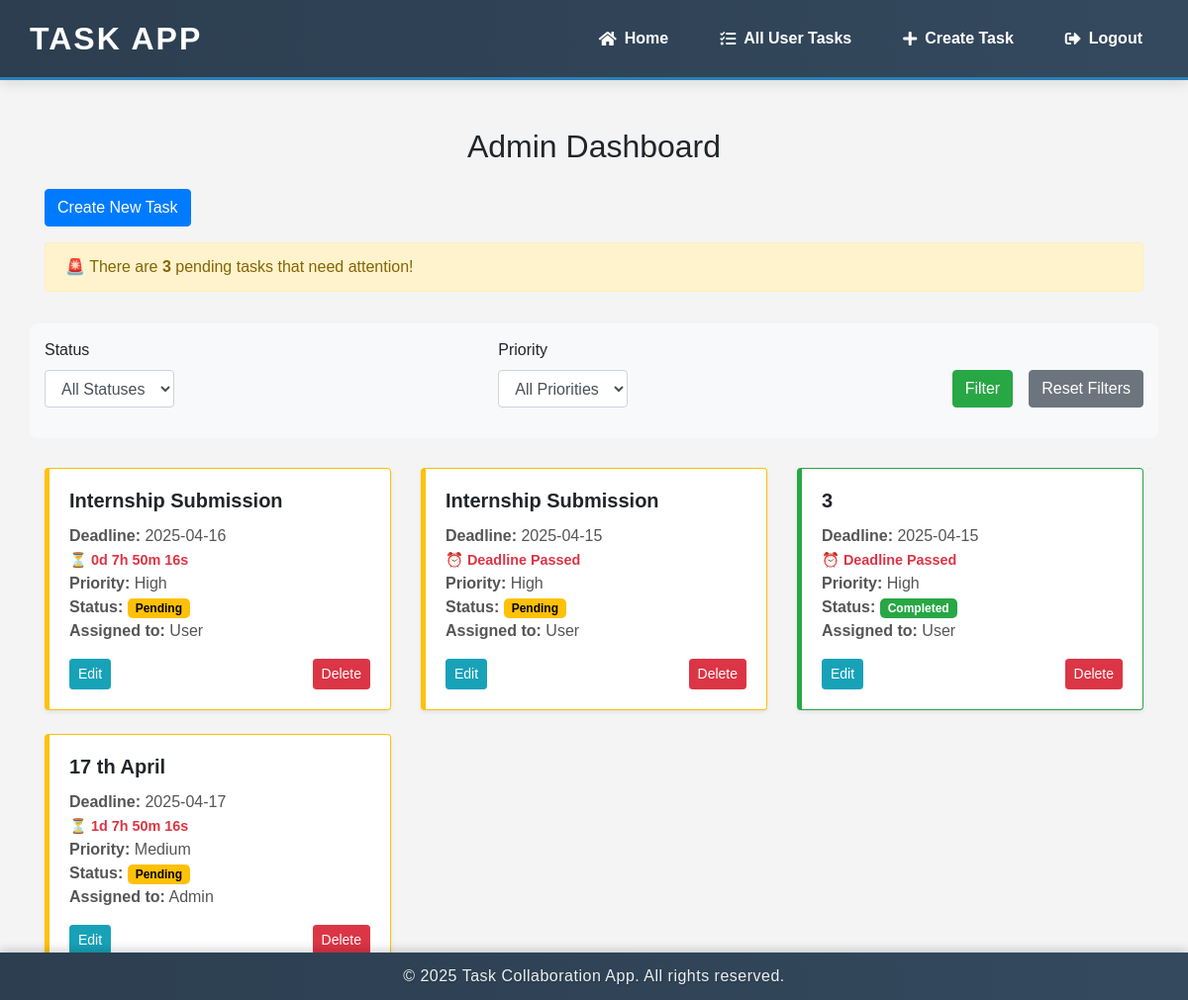
/admin.php (signed in), run on the app's committed database.
### tables this page shows
CREATE TABLE `tasks` (
  `id` int(11) NOT NULL,
  `user_id` int(11) NOT NULL,
  `title` varchar(255) NOT NULL,
  `deadline` date NOT NULL,
  `priority` enum('High','Medium','Low') NOT NULL,
  `status` enum('Pending','Completed') DEFAULT 'Pending'
);

CREATE TABLE `users` (
  `id` int(11) NOT NULL,
  `name` varchar(100) NOT NULL,
  `email` varchar(100) NOT NULL,
  `password` varchar(255) NOT NULL,
  `role` enum('user','admin') DEFAULT 'user'
);

### admin.php (the view, shortened to what this page needs)
<?php
include 'config/db.php';
include 'includes/header.php';
$query = "SELECT tasks.*, users.name AS assigned_user
          FROM tasks
          JOIN users ON tasks.user_id = users.id
          WHERE 1=1";
$stmt = $conn->prepare($query);
$stmt->execute();
$tasks = $stmt->get_result()->fetch_all(MYSQLI_ASSOC);
?>
<div class="container mt-5 main-content">
    <div class="row">
        <div class="col-12">
            <h2 class="text-center mb-4">Admin Dashboard</h2>
            <a href="task.php" class="btn btn-primary mb-3">Create New Task</a>
        </div>
    </div>
    <div class="row mb-3">
        <div class="col-12">
            <?php
            $pendingQuery = "SELECT COUNT(*) AS pending_count FROM tasks WHERE status = 'Pending'";
            $pendingResult = $conn->query($pendingQuery);
            $pendingCount = $pendingResult->fetch_assoc()['pending_count'];
            if ($pendingCount > 0): ?>
                <div class="alert alert-warning" role="alert">
                    🚨 There are <strong><?php echo $pendingCount; ?></strong> pending tasks that need attention!
                </div>
            <?php else: ?>
                <div class="alert alert-success" role="alert">
                    ✅ All tasks are completed. Great job!
                </div>
            <?php endif; ?>
        </div>
    </div>
    <div class="row">
        <div class="col-12 filter-section">
            <form method="GET" action="admin.php" class="d-flex justify-content-between flex-wrap gap-3">
                <div class="form-group">
                    <label for="statusFilter">Status</label>
                    <select name="status" id="statusFilter" class="form-control">
                        <option value="">All Statuses</option>
                    </select>
                </div>
                <div class="form-group">
                    <label for="priorityFilter">Priority</label>
                    <select name="priority" id="priorityFilter" class="form-control">
                        <option value="">All Priorities</option>
                    </select>
                </div>
                <div class="form-group d-flex align-items-end">
                    <button type="submit" class="btn btn-success mr-2">Filter</button>
                    <a href="admin.php" class="btn btn-secondary ml-2">Reset Filters</a>
                </div>
            </form>
        </div>
    </div>
    <div class="row">
        <?php if (empty($tasks)): ?>
            <div class="col-12">
                <p class="text-center">No tasks found with the current filters. Try adjusting the filters.</p>
            </div>
        <?php else: ?>
            <?php foreach ($tasks as $task): ?>
                <?php
                    $statusColor = ($task['status'] == 'Completed') ? 'success' : 'warning';
                    $borderColor = ($task['status'] == 'Completed') ? 'border-success' : 'border-warning';
                    $deadlineId = 'countdown-' . $task['id'];
                ?>
                <div class="col-lg-4 col-md-6 col-sm-12 mb-4">
                    <div class="card shadow-sm rounded <?php echo $borderColor; ?>">
                        <div class="card-body">
                            <h5 class="card-title"><?php echo htmlspecialchars($task['title']); ?></h5>
                            <p class="card-text">
                                <strong>Deadline:</strong> <?php echo htmlspecialchars($task['deadline']); ?><br>
                                <span class="countdown" id="<?php echo $deadlineId; ?>"></span><br>
                                <strong>Priority:</strong> <?php echo htmlspecialchars($task['priority']); ?><br>
                                <strong>Status:</strong>
                                <span class="badge badge-<?php echo $statusColor; ?>">
                                    <?php echo htmlspecialchars($task['status']); ?>
                                </span><br>
                                <strong>Assigned to:</strong> <?php echo htmlspecialchars($task['assigned_user']); ?>
                            </p>
                            <div class="d-flex justify-content-between">
                                <a href="task.php?id=<?php echo $task['id']; ?>" class="btn btn-info btn-sm">Edit</a>
                                <a href="task.php?id=<?php echo $task['id']; ?>&delete=true" class="btn btn-danger btn-sm">Delete</a>
                            </div>
                        </div>
                    </div>
                </div>
            <?php endforeach; ?>
        <?php endif; ?>
    </div>
</div>
<?php include 'includes/footer.php'; ?>

### includes/header.php (shortened to what this page needs)
<!DOCTYPE html>
<html lang="en">
<head>
  <link rel="stylesheet" href="https://cdn.jsdelivr.net/npm/bootstrap@4.6.2/dist/css/bootstrap.min.css"/>
  <link rel="stylesheet" href="https://cdnjs.cloudflare.com/ajax/libs/font-awesome/5.15.4/css/all.min.css"/>
</head>
<body>
  <header>
    <div class="header-container">
      <a href="index.php" class="site-title">Task App</a>
      <nav id="navMenu">
        <?php
        if (!isset($_SESSION['user_id'])) {
            echo '<a href="index.php" onclick="closeMenu()"><i class="fas fa-home"></i> Home</a>';
            echo '<a href="login.php" onclick="closeMenu()"><i class="fas fa-sign-in-alt"></i> Login</a>';
            echo '<a href="register.php" onclick="closeMenu()"><i class="fas fa-user-plus"></i> Register</a>';
        } else {
            if ($_SESSION['role'] == 'admin') {
                echo '<a href="index.php" onclick="closeMenu()"><i class="fas fa-home"></i> Home</a>';
                echo '<a href="admin.php" onclick="closeMenu()"><i class="fas fa-tasks"></i> All User Tasks</a>';
                echo '<a href="task.php" onclick="closeMenu()"><i class="fas fa-plus"></i> Create Task</a>';
                echo '<a href="logout.php" onclick="closeMenu()"><i class="fas fa-sign-out-alt"></i> Logout</a>';
            } else {
                echo '<a href="index.php" onclick="closeMenu()"><i class="fas fa-home"></i> Home</a>';
                echo '<a href="dashboard.php" onclick="closeMenu()"><i class="fas fa-tachometer-alt"></i> Dashboard</a>';
                echo '<a href="logout.php" onclick="closeMenu()"><i class="fas fa-sign-out-alt"></i> Logout</a>';
            }
        }
        ?>
      </nav>
    </div>
  </header>
</body>
</html>

### includes/footer.php (shortened to what this page needs)
<footer>
  <p>&copy; <?php echo date("Y"); ?> Task Collaboration App. All rights reserved.</p>
</footer>

### includes/header.php (style rules this page uses)
* { margin: 0; padding: 0; box-sizing: border-box; }
body { font-family: 'Arial', sans-serif; background-color: #f4f4f4; }
header { background: linear-gradient(to right, #2c3e50, #34495e); padding: 15px 30px; color: white; box-shadow: 0 4px 12px rgba(0, 0, 0, 0.1); border-bottom: 3px solid #2980b9; }
.header-container { display: flex; justify-content: space-between; align-items: center; flex-wrap: wrap; }
.site-title { font-size: 2rem; font-weight: 700; text-transform: uppercase; letter-spacing: 2px; color: white; text-decoration: none; }
nav { display: flex; gap: 20px; }
nav a { color: white; text-decoration: none; font-size: 1rem; font-weight: 600; padding: 8px 16px; border-radius: 4px; display: flex; align-items: center; gap: 8px; transition: background 0.3s, color 0.3s; }

### admin.php (style rules this page uses)
html, body { height: 100%; }
body { display: flex; flex-direction: column; }
.main-content { flex: 0.5; }
.card { transition: transform 0.3s ease-in-out; }
.card-title { font-size: 1.25rem; font-weight: bold; }
.card-text { font-size: 1rem; color: #555; }
.btn-sm { font-size: 0.875rem; }
.filter-section { background-color: #f8f9fa; padding: 15px; margin-bottom: 30px; border-radius: 8px; }
.badge-success { background-color: #28a745; color: white; padding: 4px 8px; border-radius: 5px; }
.badge-warning { background-color: #ffc107; color: black; padding: 4px 8px; border-radius: 5px; }
.card.border-success { border-left: 5px solid #28a745 !important; }
.card.border-warning { border-left: 5\px solid #ffc107 !important; }
.countdown { font-weight: bold; color: #dc3545; font-size: 0.9rem; }
footer { position: fixed; bottom: 0; left: 0; width: 100%; background: #2c3e50; color: white; text-align: center; padding: 12px 0; font-size: 0.95rem; box-shadow: 0 -2px 6px rgba(0,0,0,0.1); }

### includes/footer.php (style rules this page uses)
footer { position: fixed; bottom: 0; left: 0; width: 100%; background: linear-gradient(to right, #2c3e50, #34495e); color: #ecf0f1; text-align: center; padding: 12px 15px; font-size: 1rem; z-index: 1000; box-shadow: 0 -2px 10px rgba(0, 0, 0, 0.2); }
footer p { margin: 0; font-weight: 500; letter-spacing: 0.5px; text-shadow: 1px 1px 2px rgba(0,0,0,0.2); }

### data on the page
tasks: title "Internship Submission", deadline "2025-04-16", priority "High", status "Pending", user.name "User"
tasks: title "Internship Submission", deadline "2025-04-15", priority "High", status "Pending", user.name "User"
tasks: title "3", deadline "2025-04-15", priority "High", status "Completed", user.name "User"
tasks: title "17 th April", deadline "2025-04-17", priority "Medium", status "Pending", user.name "Admin"

### other printed values
$pendingCount "3"
